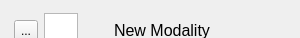
<?xml version="1.0" encoding="UTF-8"?>
<ui version="4.0">
 <class>Form</class>
 <widget class="QWidget" name="Form">
  <property name="geometry">
   <rect>
    <x>0</x>
    <y>0</y>
    <width>300</width>
    <height>38</height>
   </rect>
  </property>
  <property name="sizePolicy">
   <sizepolicy hsizetype="Minimum" vsizetype="Minimum">
    <horstretch>0</horstretch>
    <verstretch>0</verstretch>
   </sizepolicy>
  </property>
  <property name="maximumSize">
   <size>
    <width>300</width>
    <height>38</height>
   </size>
  </property>
  <property name="windowTitle">
   <string>Form</string>
  </property>
  <widget class="QWidget" name="horizontalLayoutWidget">
   <property name="geometry">
    <rect>
     <x>10</x>
     <y>10</y>
     <width>291</width>
     <height>41</height>
    </rect>
   </property>
   <layout class="QHBoxLayout" name="horizontalLayout">
    <property name="spacing">
     <number>2</number>
    </property>
    <item>
     <widget class="QToolButton" name="hideButton">
      <property name="autoFillBackground">
       <bool>false</bool>
      </property>
      <property name="text">
       <string>...</string>
      </property>
      <property name="icon">
       <iconset resource="resources.qrc">
        <normaloff>:/icons/icons/baseline-visibility-24px.svg</normaloff>:/icons/icons/baseline-visibility-24px.svg</iconset>
      </property>
      <property name="iconSize">
       <size>
        <width>24</width>
        <height>24</height>
       </size>
      </property>
     </widget>
    </item>
    <item>
     <widget class="QGraphicsView" name="graphicsView">
      <property name="sizePolicy">
       <sizepolicy hsizetype="Fixed" vsizetype="Fixed">
        <horstretch>0</horstretch>
        <verstretch>0</verstretch>
       </sizepolicy>
      </property>
      <property name="maximumSize">
       <size>
        <width>34</width>
        <height>34</height>
       </size>
      </property>
     </widget>
    </item>
    <item>
     <spacer name="horizontalSpacer">
      <property name="orientation">
       <enum>Qt::Horizontal</enum>
      </property>
      <property name="sizeType">
       <enum>QSizePolicy::Fixed</enum>
      </property>
      <property name="sizeHint" stdset="0">
       <size>
        <width>30</width>
        <height>20</height>
       </size>
      </property>
     </spacer>
    </item>
    <item>
     <widget class="QLabel" name="label">
      <property name="maximumSize">
       <size>
        <width>180</width>
        <height>34</height>
       </size>
      </property>
      <property name="font">
       <font>
        <pointsize>12</pointsize>
       </font>
      </property>
      <property name="text">
       <string>New Modality</string>
      </property>
     </widget>
    </item>
   </layout>
  </widget>
 </widget>
 <resources>
  <include location="resources.qrc"/>
 </resources>
 <connections/>
</ui>
